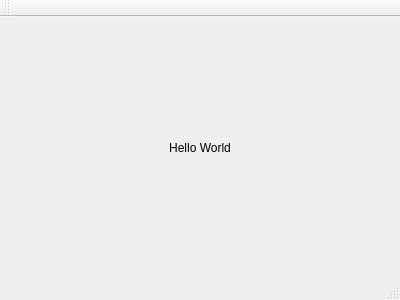
<?xml version="1.0" encoding="UTF-8"?>
<ui version="4.0">
 <class>MainWindow</class>
 <widget class="QMainWindow" name="MainWindow">
  <property name="geometry">
   <rect>
    <x>0</x>
    <y>0</y>
    <width>400</width>
    <height>300</height>
   </rect>
  </property>
  <property name="windowTitle">
   <string>MainWindow</string>
  </property>
  <widget class="QWidget" name="centralWidget">
   <layout class="QVBoxLayout" name="verticalLayout_2">
    <item>
     <spacer name="verticalSpacer">
      <property name="orientation">
       <enum>Qt::Vertical</enum>
      </property>
      <property name="sizeHint" stdset="0">
       <size>
        <width>20</width>
        <height>40</height>
       </size>
      </property>
     </spacer>
    </item>
    <item>
     <widget class="QLabel" name="label">
      <property name="text">
       <string>Hello World</string>
      </property>
      <property name="alignment">
       <set>Qt::AlignCenter</set>
      </property>
     </widget>
    </item>
    <item>
     <spacer name="verticalSpacer_2">
      <property name="orientation">
       <enum>Qt::Vertical</enum>
      </property>
      <property name="sizeHint" stdset="0">
       <size>
        <width>20</width>
        <height>40</height>
       </size>
      </property>
     </spacer>
    </item>
   </layout>
  </widget>
  <widget class="QMenuBar" name="menuBar">
   <property name="geometry">
    <rect>
     <x>0</x>
     <y>0</y>
     <width>400</width>
     <height>22</height>
    </rect>
   </property>
  </widget>
  <widget class="QToolBar" name="mainToolBar">
   <attribute name="toolBarArea">
    <enum>TopToolBarArea</enum>
   </attribute>
   <attribute name="toolBarBreak">
    <bool>false</bool>
   </attribute>
  </widget>
  <widget class="QStatusBar" name="statusBar"/>
 </widget>
 <layoutdefault spacing="6" margin="11"/>
 <resources/>
 <connections/>
</ui>
